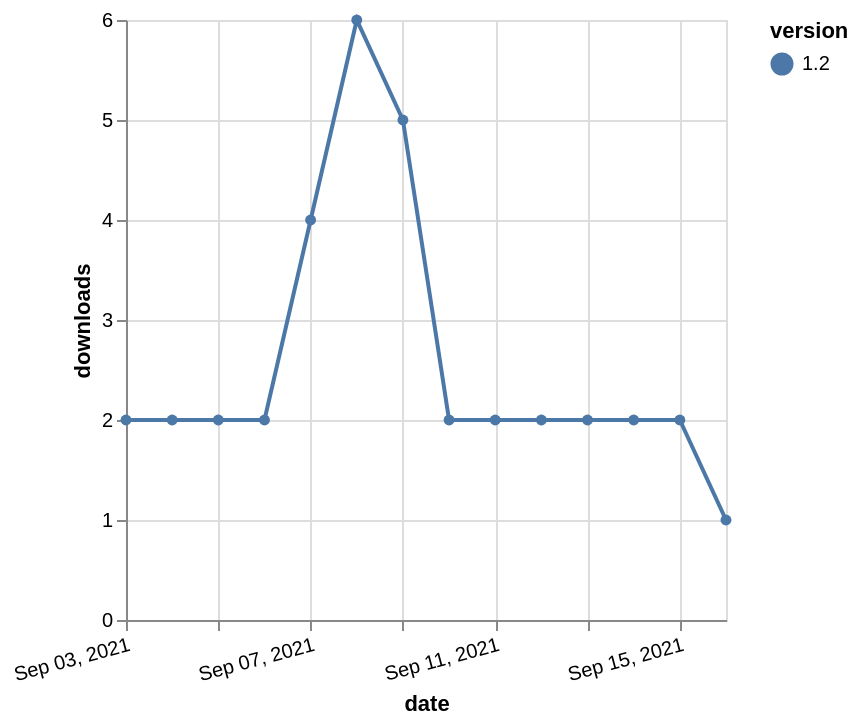

Express this chart as Vega-Lite.
### Vega-Lite specification from a JSON file in a GitHub repository (floating-point values rounded to 4 significant figures)
{"$schema": "https://vega.github.io/schema/vega-lite/v5.json", "description": "A simple bar chart with embedded data.", "data": {"values": [{"date": "2021-09-03", "total": 1910, "delta": 2, "version": "1.2"}, {"date": "2021-09-04", "total": 1912, "delta": 2, "version": "1.2"}, {"date": "2021-09-05", "total": 1914, "delta": 2, "version": "1.2"}, {"date": "2021-09-06", "total": 1916, "delta": 2, "version": "1.2"}, {"date": "2021-09-07", "total": 1920, "delta": 4, "version": "1.2"}, {"date": "2021-09-08", "total": 1926, "delta": 6, "version": "1.2"}, {"date": "2021-09-09", "total": 1931, "delta": 5, "version": "1.2"}, {"date": "2021-09-10", "total": 1933, "delta": 2, "version": "1.2"}, {"date": "2021-09-11", "total": 1935, "delta": 2, "version": "1.2"}, {"date": "2021-09-12", "total": 1937, "delta": 2, "version": "1.2"}, {"date": "2021-09-13", "total": 1939, "delta": 2, "version": "1.2"}, {"date": "2021-09-14", "total": 1941, "delta": 2, "version": "1.2"}, {"date": "2021-09-15", "total": 1943, "delta": 2, "version": "1.2"}, {"date": "2021-09-16", "total": 1944, "delta": 1, "version": "1.2"}]}, "width": "container", "mark": {"type": "line", "point": {"filled": true}}, "encoding": {"x": {"field": "date", "type": "temporal", "timeUnit": "yearmonthdate", "title": "date", "axis": {"labelAngle": -15}}, "y": {"field": "delta", "type": "quantitative", "title": "downloads"}, "color": {"field": "version", "type": "nominal"}, "tooltip": {"field": "delta"}}}
